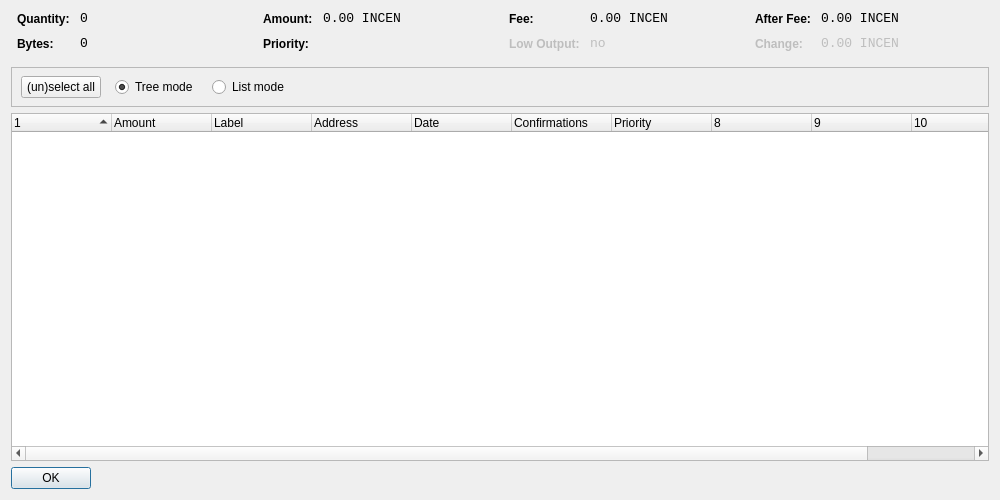
<?xml version="1.0" encoding="UTF-8"?>
<ui version="4.0">
 <class>CoinControlDialog</class>
 <widget class="QDialog" name="CoinControlDialog">
  <property name="geometry">
   <rect>
    <x>0</x>
    <y>0</y>
    <width>1000</width>
    <height>500</height>
   </rect>
  </property>
  <property name="windowTitle">
   <string>Coin Control</string>
  </property>
  <layout class="QVBoxLayout" name="verticalLayout">
   <item>
    <layout class="QHBoxLayout" name="horizontalLayoutTop" stretch="0,0,0,0">
     <property name="topMargin">
      <number>0</number>
     </property>
     <property name="bottomMargin">
      <number>10</number>
     </property>
     <item>
      <layout class="QFormLayout" name="formLayoutCoinControl1">
       <property name="horizontalSpacing">
        <number>10</number>
       </property>
       <property name="verticalSpacing">
        <number>10</number>
       </property>
       <property name="leftMargin">
        <number>6</number>
       </property>
       <property name="rightMargin">
        <number>6</number>
       </property>
       <item row="0" column="0">
        <widget class="QLabel" name="labelCoinControlQuantityText">
         <property name="styleSheet">
          <string notr="true">font-weight:bold;</string>
         </property>
         <property name="text">
          <string>Quantity:</string>
         </property>
        </widget>
       </item>
       <item row="0" column="1">
        <widget class="QLabel" name="labelCoinControlQuantity">
         <property name="font">
          <font>
           <family>Monospace</family>
           <pointsize>10</pointsize>
          </font>
         </property>
         <property name="cursor">
          <cursorShape>IBeamCursor</cursorShape>
         </property>
         <property name="contextMenuPolicy">
          <enum>Qt::ActionsContextMenu</enum>
         </property>
         <property name="text">
          <string notr="true">0</string>
         </property>
         <property name="textInteractionFlags">
          <set>Qt::LinksAccessibleByMouse|Qt::TextSelectableByKeyboard|Qt::TextSelectableByMouse</set>
         </property>
        </widget>
       </item>
       <item row="1" column="0">
        <widget class="QLabel" name="labelCoinControlBytesText">
         <property name="styleSheet">
          <string notr="true">font-weight:bold;</string>
         </property>
         <property name="text">
          <string>Bytes:</string>
         </property>
        </widget>
       </item>
       <item row="1" column="1">
        <widget class="QLabel" name="labelCoinControlBytes">
         <property name="font">
          <font>
           <family>Monospace</family>
           <pointsize>10</pointsize>
          </font>
         </property>
         <property name="cursor">
          <cursorShape>IBeamCursor</cursorShape>
         </property>
         <property name="contextMenuPolicy">
          <enum>Qt::ActionsContextMenu</enum>
         </property>
         <property name="text">
          <string notr="true">0</string>
         </property>
         <property name="textInteractionFlags">
          <set>Qt::LinksAccessibleByMouse|Qt::TextSelectableByKeyboard|Qt::TextSelectableByMouse</set>
         </property>
        </widget>
       </item>
      </layout>
     </item>
     <item>
      <layout class="QFormLayout" name="formLayoutCoinControl2">
       <property name="horizontalSpacing">
        <number>10</number>
       </property>
       <property name="verticalSpacing">
        <number>10</number>
       </property>
       <property name="leftMargin">
        <number>6</number>
       </property>
       <property name="rightMargin">
        <number>6</number>
       </property>
       <item row="0" column="0">
        <widget class="QLabel" name="labelCoinControlAmountText">
         <property name="styleSheet">
          <string notr="true">font-weight:bold;</string>
         </property>
         <property name="text">
          <string>Amount:</string>
         </property>
        </widget>
       </item>
       <item row="0" column="1">
        <widget class="QLabel" name="labelCoinControlAmount">
         <property name="font">
          <font>
           <family>Monospace</family>
           <pointsize>10</pointsize>
          </font>
         </property>
         <property name="cursor">
          <cursorShape>IBeamCursor</cursorShape>
         </property>
         <property name="contextMenuPolicy">
          <enum>Qt::ActionsContextMenu</enum>
         </property>
         <property name="text">
          <string notr="true">0.00 INCEN</string>
         </property>
         <property name="textInteractionFlags">
          <set>Qt::LinksAccessibleByMouse|Qt::TextSelectableByKeyboard|Qt::TextSelectableByMouse</set>
         </property>
        </widget>
       </item>
       <item row="1" column="0">
        <widget class="QLabel" name="labelCoinControlPriorityText">
         <property name="styleSheet">
          <string notr="true">font-weight:bold;</string>
         </property>
         <property name="text">
          <string>Priority:</string>
         </property>
        </widget>
       </item>
       <item row="1" column="1">
        <widget class="QLabel" name="labelCoinControlPriority">
         <property name="font">
          <font>
           <family>Monospace</family>
           <pointsize>10</pointsize>
          </font>
         </property>
         <property name="cursor">
          <cursorShape>IBeamCursor</cursorShape>
         </property>
         <property name="contextMenuPolicy">
          <enum>Qt::ActionsContextMenu</enum>
         </property>
         <property name="text">
          <string/>
         </property>
         <property name="textInteractionFlags">
          <set>Qt::LinksAccessibleByMouse|Qt::TextSelectableByKeyboard|Qt::TextSelectableByMouse</set>
         </property>
        </widget>
       </item>
      </layout>
     </item>
     <item>
      <layout class="QFormLayout" name="formLayoutCoinControl3">
       <property name="horizontalSpacing">
        <number>10</number>
       </property>
       <property name="verticalSpacing">
        <number>10</number>
       </property>
       <property name="leftMargin">
        <number>6</number>
       </property>
       <property name="rightMargin">
        <number>6</number>
       </property>
       <item row="0" column="0">
        <widget class="QLabel" name="labelCoinControlFeeText">
         <property name="styleSheet">
          <string notr="true">font-weight:bold;</string>
         </property>
         <property name="text">
          <string>Fee:</string>
         </property>
        </widget>
       </item>
       <item row="0" column="1">
        <widget class="QLabel" name="labelCoinControlFee">
         <property name="font">
          <font>
           <family>Monospace</family>
           <pointsize>10</pointsize>
          </font>
         </property>
         <property name="cursor">
          <cursorShape>IBeamCursor</cursorShape>
         </property>
         <property name="contextMenuPolicy">
          <enum>Qt::ActionsContextMenu</enum>
         </property>
         <property name="text">
          <string notr="true">0.00 INCEN</string>
         </property>
         <property name="textInteractionFlags">
          <set>Qt::LinksAccessibleByMouse|Qt::TextSelectableByKeyboard|Qt::TextSelectableByMouse</set>
         </property>
        </widget>
       </item>
       <item row="1" column="0">
        <widget class="QLabel" name="labelCoinControlLowOutputText">
         <property name="enabled">
          <bool>false</bool>
         </property>
         <property name="styleSheet">
          <string notr="true">font-weight:bold;</string>
         </property>
         <property name="text">
          <string>Low Output:</string>
         </property>
        </widget>
       </item>
       <item row="1" column="1">
        <widget class="QLabel" name="labelCoinControlLowOutput">
         <property name="enabled">
          <bool>false</bool>
         </property>
         <property name="font">
          <font>
           <family>Monospace</family>
           <pointsize>10</pointsize>
          </font>
         </property>
         <property name="cursor">
          <cursorShape>IBeamCursor</cursorShape>
         </property>
         <property name="contextMenuPolicy">
          <enum>Qt::ActionsContextMenu</enum>
         </property>
         <property name="text">
          <string notr="true">no</string>
         </property>
         <property name="textInteractionFlags">
          <set>Qt::LinksAccessibleByMouse|Qt::TextSelectableByKeyboard|Qt::TextSelectableByMouse</set>
         </property>
        </widget>
       </item>
      </layout>
     </item>
     <item>
      <layout class="QFormLayout" name="formLayoutCoinControl4">
       <property name="horizontalSpacing">
        <number>10</number>
       </property>
       <property name="verticalSpacing">
        <number>10</number>
       </property>
       <property name="leftMargin">
        <number>6</number>
       </property>
       <property name="rightMargin">
        <number>6</number>
       </property>
       <item row="0" column="0">
        <widget class="QLabel" name="labelCoinControlAfterFeeText">
         <property name="styleSheet">
          <string notr="true">font-weight:bold;</string>
         </property>
         <property name="text">
          <string>After Fee:</string>
         </property>
        </widget>
       </item>
       <item row="0" column="1">
        <widget class="QLabel" name="labelCoinControlAfterFee">
         <property name="font">
          <font>
           <family>Monospace</family>
           <pointsize>10</pointsize>
          </font>
         </property>
         <property name="cursor">
          <cursorShape>IBeamCursor</cursorShape>
         </property>
         <property name="contextMenuPolicy">
          <enum>Qt::ActionsContextMenu</enum>
         </property>
         <property name="text">
          <string notr="true">0.00 INCEN</string>
         </property>
         <property name="textInteractionFlags">
          <set>Qt::LinksAccessibleByMouse|Qt::TextSelectableByKeyboard|Qt::TextSelectableByMouse</set>
         </property>
        </widget>
       </item>
       <item row="1" column="0">
        <widget class="QLabel" name="labelCoinControlChangeText">
         <property name="enabled">
          <bool>false</bool>
         </property>
         <property name="styleSheet">
          <string notr="true">font-weight:bold;</string>
         </property>
         <property name="text">
          <string>Change:</string>
         </property>
        </widget>
       </item>
       <item row="1" column="1">
        <widget class="QLabel" name="labelCoinControlChange">
         <property name="enabled">
          <bool>false</bool>
         </property>
         <property name="font">
          <font>
           <family>Monospace</family>
           <pointsize>10</pointsize>
          </font>
         </property>
         <property name="cursor">
          <cursorShape>IBeamCursor</cursorShape>
         </property>
         <property name="contextMenuPolicy">
          <enum>Qt::ActionsContextMenu</enum>
         </property>
         <property name="text">
          <string notr="true">0.00 INCEN</string>
         </property>
         <property name="textInteractionFlags">
          <set>Qt::LinksAccessibleByMouse|Qt::TextSelectableByKeyboard|Qt::TextSelectableByMouse</set>
         </property>
        </widget>
       </item>
      </layout>
     </item>
    </layout>
   </item>
   <item>
    <widget class="QFrame" name="frame">
     <property name="minimumSize">
      <size>
       <width>0</width>
       <height>40</height>
      </size>
     </property>
     <property name="frameShape">
      <enum>QFrame::StyledPanel</enum>
     </property>
     <property name="frameShadow">
      <enum>QFrame::Sunken</enum>
     </property>
     <widget class="QWidget" name="horizontalLayoutWidget">
      <property name="geometry">
       <rect>
        <x>10</x>
        <y>0</y>
        <width>781</width>
        <height>41</height>
       </rect>
      </property>
      <layout class="QHBoxLayout" name="horizontalLayoutPanel" stretch="0,0,0,0,0">
       <property name="spacing">
        <number>14</number>
       </property>
       <item>
        <widget class="QPushButton" name="pushButtonSelectAll">
         <property name="sizePolicy">
          <sizepolicy hsizetype="Maximum" vsizetype="Fixed">
           <horstretch>0</horstretch>
           <verstretch>0</verstretch>
          </sizepolicy>
         </property>
         <property name="text">
          <string>(un)select all</string>
         </property>
        </widget>
       </item>
       <item>
        <widget class="QRadioButton" name="radioTreeMode">
         <property name="sizePolicy">
          <sizepolicy hsizetype="Maximum" vsizetype="Fixed">
           <horstretch>0</horstretch>
           <verstretch>0</verstretch>
          </sizepolicy>
         </property>
         <property name="text">
          <string>Tree mode</string>
         </property>
         <property name="checked">
          <bool>true</bool>
         </property>
        </widget>
       </item>
       <item>
        <widget class="QRadioButton" name="radioListMode">
         <property name="sizePolicy">
          <sizepolicy hsizetype="Maximum" vsizetype="Fixed">
           <horstretch>0</horstretch>
           <verstretch>0</verstretch>
          </sizepolicy>
         </property>
         <property name="text">
          <string>List mode</string>
         </property>
        </widget>
       </item>
       <item>
        <spacer name="horizontalSpacer">
         <property name="orientation">
          <enum>Qt::Horizontal</enum>
         </property>
         <property name="sizeHint" stdset="0">
          <size>
           <width>40</width>
           <height>20</height>
          </size>
         </property>
        </spacer>
       </item>
      </layout>
     </widget>
    </widget>
   </item>
   <item>
    <widget class="CoinControlTreeWidget" name="treeWidget">
     <property name="contextMenuPolicy">
      <enum>Qt::CustomContextMenu</enum>
     </property>
     <property name="sortingEnabled">
      <bool>false</bool>
     </property>
     <property name="columnCount">
      <number>11</number>
     </property>
     <attribute name="headerShowSortIndicator" stdset="0">
      <bool>true</bool>
     </attribute>
     <attribute name="headerStretchLastSection">
      <bool>false</bool>
     </attribute>
     <column>
      <property name="text">
       <string/>
      </property>
     </column>
     <column>
      <property name="text">
       <string>Amount</string>
      </property>
     </column>
     <column>
      <property name="text">
       <string>Label</string>
      </property>
     </column>
     <column>
      <property name="text">
       <string>Address</string>
      </property>
     </column>
     <column>
      <property name="text">
       <string>Date</string>
      </property>
     </column>
     <column>
      <property name="text">
       <string>Confirmations</string>
      </property>
      <property name="toolTip">
       <string>Confirmed</string>
      </property>
     </column>
     <column>
      <property name="text">
       <string>Priority</string>
      </property>
     </column>
     <column>
      <property name="text">
       <string/>
      </property>
     </column>
     <column>
      <property name="text">
       <string/>
      </property>
     </column>
     <column>
      <property name="text">
       <string/>
      </property>
     </column>
     <column>
      <property name="text">
       <string/>
      </property>
     </column>
    </widget>
   </item>
   <item>
    <widget class="QDialogButtonBox" name="buttonBox">
     <property name="sizePolicy">
      <sizepolicy hsizetype="Maximum" vsizetype="Fixed">
       <horstretch>0</horstretch>
       <verstretch>0</verstretch>
      </sizepolicy>
     </property>
     <property name="orientation">
      <enum>Qt::Horizontal</enum>
     </property>
     <property name="standardButtons">
      <set>QDialogButtonBox::Ok</set>
     </property>
    </widget>
   </item>
  </layout>
 </widget>
 <customwidgets>
  <customwidget>
   <class>CoinControlTreeWidget</class>
   <extends>QTreeWidget</extends>
   <header>coincontroltreewidget.h</header>
  </customwidget>
 </customwidgets>
 <resources/>
 <connections/>
</ui>
